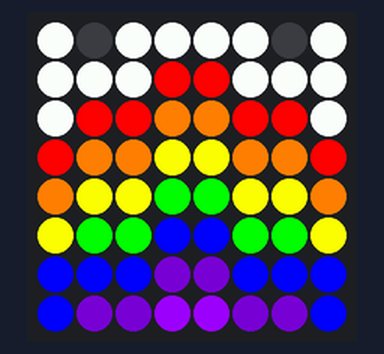
The program below on a simulated Raspberry Pi (BCM pin numbers) with a Sense HAT. Parts: the Sense HAT's 8×8 RGB LED matrix. At 0.0 s the program stops and its outputs stay as they are.

Above: at 0.1 s.

The program:

rainbow.py
```python
from sense_hat import SenseHat

sense = SenseHat()
r = [255, 0, 0]
o = [255, 127, 0]
y = [255, 255, 0]
g = [0, 255, 0]
b = [0, 0, 255]
i = [75, 0, 130]
v = [159, 0, 255]
e = [0, 0, 0] # e is for empty
w = [255, 255, 255]

image = [ w,e,w,w,w,w,e,w,
 w,w,w,r,r,w,w,w,
 w,r,r,o,o,r,r,w,
 r,o,o,y,y,o,o,r,
 o,y,y,g,g,y,y,o,
 y,g,g,b,b,g,g,y,
 b,b,b,i,i,b,b,b,
 b,i,i,v,v,i,i,b ]
sense.set_pixels(image)
```
